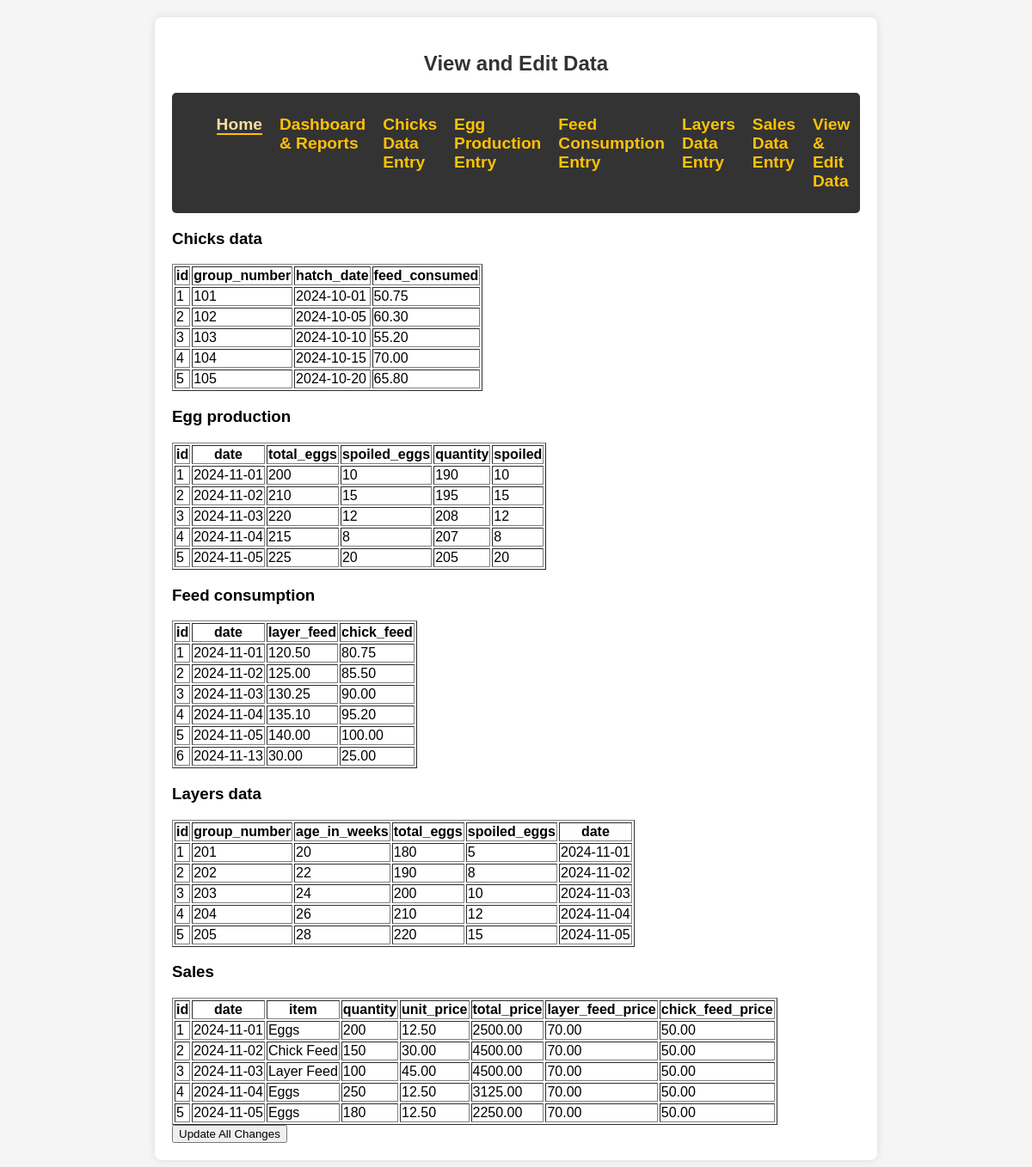
Page /view_data.php on the committed database.
### tables this page shows
CREATE TABLE `chicks_data` (
  `id` int(11) NOT NULL,
  `group_number` int(11) NOT NULL,
  `hatch_date` date NOT NULL,
  `feed_consumed` decimal(10,2) NOT NULL
);

CREATE TABLE `egg_production` (
  `id` int(11) NOT NULL,
  `date` date NOT NULL,
  `total_eggs` int(11) NOT NULL,
  `spoiled_eggs` int(11) NOT NULL,
  `quantity` int(11) NOT NULL,
  `spoiled` int(11) NOT NULL
);

CREATE TABLE `feed_consumption` (
  `id` int(11) NOT NULL,
  `date` date NOT NULL,
  `layer_feed` decimal(10,2) NOT NULL,
  `chick_feed` decimal(10,2) NOT NULL
);

CREATE TABLE `layers_data` (
  `id` int(11) NOT NULL,
  `group_number` int(11) NOT NULL,
  `age_in_weeks` int(11) NOT NULL,
  `total_eggs` int(11) NOT NULL,
  `spoiled_eggs` int(11) NOT NULL,
  `date` date NOT NULL
);

CREATE TABLE `sales` (
  `id` int(11) NOT NULL,
  `date` date NOT NULL,
  `item` varchar(50) NOT NULL,
  `quantity` int(11) NOT NULL,
  `unit_price` decimal(10,2) NOT NULL,
  `total_price` decimal(10,2) GENERATED ALWAYS AS (`quantity` * `unit_price`) STORED,
  `layer_feed_price` decimal(10,2) NOT NULL DEFAULT 0.00,
  `chick_feed_price` decimal(10,2) NOT NULL DEFAULT 0.00
);

### view_data.php (the view, shortened to what this page needs)
<?php
include 'config.php';
$tables = ['chicks_data', 'egg_production', 'feed_consumption', 'layers_data', 'sales'];
?>
<!DOCTYPE html>
<html lang="en">
<head>
    <link rel="stylesheet" href="styles.css">
</head>
<body>
    <div class="container">
        <h2>View and Edit Data</h2>
<nav>
            <ul>
                <li><a href="index.php" class="active">Home</a></li>
                <li><a href="dashboard.php">Dashboard & Reports</a></li>
                <li><a href="chicks_data.php">Chicks Data Entry</a></li>
                <li><a href="egg_production.php">Egg Production Entry</a></li>
                <li><a href="feed_consumption.php">Feed Consumption Entry</a></li>
                <li><a href="layers_data.php">Layers Data Entry</a></li>
                <li><a href="sales.php">Sales Data Entry</a></li>
                <li><a href="view_data.php">View & Edit Data</a></li>
            </ul>
        </nav>
        <?php foreach ($tables as $table): ?>
            <h3><?php echo ucfirst(str_replace('_', ' ', $table)); ?></h3>
            <table border="1">
                <thead>
                    <tr>
                        <?php
                        $result = $conn->query("SHOW COLUMNS FROM $table");
                        $columns = [];
                        while ($row = $result->fetch_assoc()) {
                            $columns[] = $row['Field'];
                            echo "<th>{$row['Field']}</th>";
                        }
                        ?>
                    </tr>
                </thead>
                <tbody>
                    <?php
                    $result = $conn->query("SELECT * FROM $table");
                    while ($row = $result->fetch_assoc()) {
                        echo "<tr data-table='$table' data-id='{$row['id']}'>";
                        foreach ($columns as $column) {
                            echo "<td contenteditable='true' data-column='$column'>{$row[$column]}</td>";
                        }
                        echo "</tr>";
                    }
                    ?>
                </tbody>
            </table>
        <?php endforeach; ?>
        <button id="updateAllButton">Update All Changes</button>
    </div>
</body>
</html>

### styles.css (style rules this page uses)
body { font-family: Arial, sans-serif; background-color: #f5f5f5; display: flex; justify-content: center; align-items: flex-start; padding: 20px; }
nav { display: flex; justify-content: center; background-color: rgba(0, 0, 0, 0.8); padding: 10px; margin-top: 10px; border-radius: 5px; }
nav ul { list-style: none; display: flex; }
nav ul li { margin: 0 10px; }
nav ul li a { color: #ffc107; text-decoration: none; font-weight: bold; font-size: 1.2em; transition: color 0.3s; }
nav ul li a.active { color: #f3dfa2; font-weight: bold; border-bottom: 2px solid #ffc107; text-transform: capitalize; }
.container { background-color: #fff; padding: 20px; border-radius: 8px; box-shadow: 0 4px 10px rgba(0, 0, 0, 0.1); max-width: 400px; width: 100%; }
h2 { text-align: center; color: #333; }
body { font-family: Arial, sans-serif; background-color: #f5f5f5; margin: 0; padding: 20px; }
.container { max-width: 800px; margin: auto; background: #fff; padding: 20px; box-shadow: 0 0 10px rgba(0, 0, 0, 0.1); }
h2 { text-align: center; margin-bottom: 20px; }

### rows in the picture
chicks_data: id "1", group_number "101", hatch_date "2024-10-01", feed_consumed "50.75"
chicks_data: id "2", group_number "102", hatch_date "2024-10-05", feed_consumed "60.30"
chicks_data: id "3", group_number "103", hatch_date "2024-10-10", feed_consumed "55.20"
chicks_data: id "4", group_number "104", hatch_date "2024-10-15", feed_consumed "70.00"
chicks_data: id "5", group_number "105", hatch_date "2024-10-20", feed_consumed "65.80"
egg_production: id "1", date "2024-11-01", total_eggs "200", spoiled_eggs "10", quantity "190", spoiled "10"
egg_production: id "2", date "2024-11-02", total_eggs "210", spoiled_eggs "15", quantity "195", spoiled "15"
egg_production: id "3", date "2024-11-03", total_eggs "220", spoiled_eggs "12", quantity "208", spoiled "12"
egg_production: id "4", date "2024-11-04", total_eggs "215", spoiled_eggs "8", quantity "207", spoiled "8"
egg_production: id "5", date "2024-11-05", total_eggs "225", spoiled_eggs "20", quantity "205", spoiled "20"
feed_consumption: id "1", date "2024-11-01", layer_feed "120.50", chick_feed "80.75"
feed_consumption: id "2", date "2024-11-02", layer_feed "125.00", chick_feed "85.50"
feed_consumption: id "3", date "2024-11-03", layer_feed "130.25", chick_feed "90.00"
feed_consumption: id "4", date "2024-11-04", layer_feed "135.10", chick_feed "95.20"
feed_consumption: id "5", date "2024-11-05", layer_feed "140.00", chick_feed "100.00"
feed_consumption: id "6", date "2024-11-13", layer_feed "30.00", chick_feed "25.00"
layers_data: id "1", group_number "201", age_in_weeks "20", total_eggs "180", spoiled_eggs "5", date "2024-11-01"
layers_data: id "2", group_number "202", age_in_weeks "22", total_eggs "190", spoiled_eggs "8", date "2024-11-02"
layers_data: id "3", group_number "203", age_in_weeks "24", total_eggs "200", spoiled_eggs "10", date "2024-11-03"
layers_data: id "4", group_number "204", age_in_weeks "26", total_eggs "210", spoiled_eggs "12", date "2024-11-04"
layers_data: id "5", group_number "205", age_in_weeks "28", total_eggs "220", spoiled_eggs "15", date "2024-11-05"
sales: id "1", date "2024-11-01", item "Eggs", quantity "200", unit_price "12.50", total_price "2500.00", layer_feed_price "70.00", chick_feed_price "50.00"
sales: id "2", date "2024-11-02", item "Chick Feed", quantity "150", unit_price "30.00", total_price "4500.00", layer_feed_price "70.00", chick_feed_price "50.00"
sales: id "3", date "2024-11-03", item "Layer Feed", quantity "100", unit_price "45.00", total_price "4500.00", layer_feed_price "70.00", chick_feed_price "50.00"
sales: id "4", date "2024-11-04", item "Eggs", quantity "250", unit_price "12.50", total_price "3125.00", layer_feed_price "70.00", chick_feed_price "50.00"
sales: id "5", date "2024-11-05", item "Eggs", quantity "180", unit_price "12.50", total_price "2250.00", layer_feed_price "70.00", chick_feed_price "50.00"

### other values in the picture
str_replace('_', ' ', $table) "Chicks data"
$row['Field'] "id"
$row['Field'] "group_number"
$row['Field'] "hatch_date"
$row['Field'] "feed_consumed"
str_replace('_', ' ', $table) "Egg production"
$row['Field'] "date"
$row['Field'] "total_eggs"
$row['Field'] "spoiled_eggs"
$row['Field'] "quantity"
$row['Field'] "spoiled"
str_replace('_', ' ', $table) "Feed consumption"
$row['Field'] "layer_feed"
$row['Field'] "chick_feed"
str_replace('_', ' ', $table) "Layers data"
